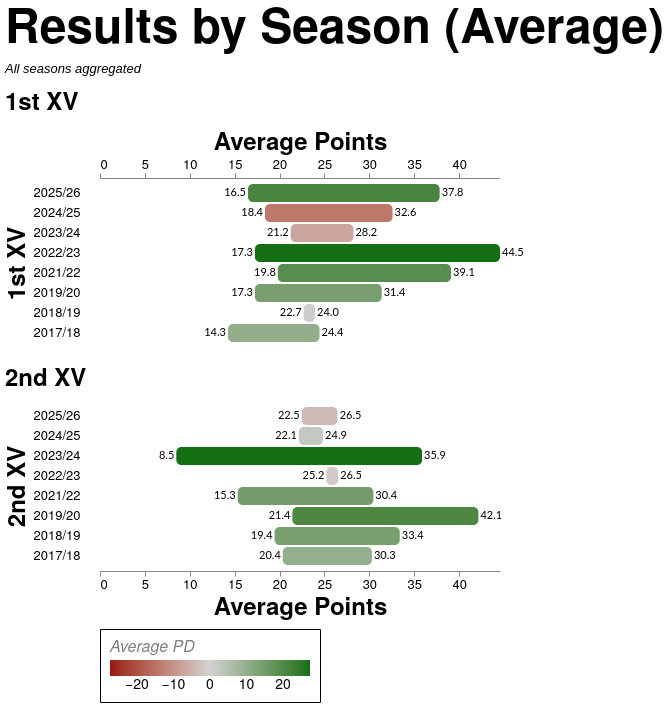

Source (Vega-Lite JSON):
### Vega-Lite specification from a JSON file in a GitHub repository (floating-point values rounded to 4 significant figures)
{"config": {"axis": {"labelFont": "PT Sans Narrow, Helvetica Neue, Helvetica, Arial, sans-serif", "titleFont": "PT Sans Narrow, Helvetica Neue, Helvetica, Arial, sans-serif", "labelFontSize": 13, "titleFontSize": 24, "gridColor": "#202947", "gridOpacity": 0.2, "zindex": 1}, "text": {"font": "Lato, sans-serif"}, "bar": {"cornerRadiusEnd": 5}, "header": {"labelFont": "PT Sans Narrow, Helvetica Neue, Helvetica, Arial, sans-serif", "titleFont": "PT Sans Narrow, Helvetica Neue, Helvetica, Arial, sans-serif", "labelFontSize": 24, "titleFontSize": 28, "labelFontWeight": "bold", "orient": "left"}, "legend": {"labelFont": "PT Sans Narrow, Helvetica Neue, Helvetica, Arial, sans-serif", "titleFont": "PT Sans Narrow, Helvetica Neue, Helvetica, Arial, sans-serif", "labelFontSize": 14, "titleFontSize": 16, "titlePadding": 5, "fillColor": "white", "strokeColor": "black", "padding": 10, "titleFontWeight": "lighter", "titleFontStyle": "italic", "titleColor": "gray", "offset": 10}, "title": {"font": "PT Sans Narrow, Helvetica Neue, Helvetica, Arial, sans-serif", "fontSize": 48, "fontWeight": "bold", "anchor": "start", "align": "center", "titlePadding": 20, "subtitlePadding": 10, "subtitleFontSize": 13, "subtitleColor": "", "subtitleFontStyle": "italic", "offset": 15, "color": "black"}, "axisX": {"labelAngle": 0}, "facet": {"title": null, "header": null, "align": {"row": "each", "column": "each"}, "spacing": 10}, "resolve": {"scale": {"y": "independent", "facet": "independent"}}, "background": "transparent", "scale": {"offsetBandPaddingOuter": 0.2, "offsetBandPaddingInner": 0.1}, "view": {"stroke": null, "background": "transparent", "strokeWidth": 0}}, "vconcat": [{"layer": [{"mark": {"type": "bar"}, "encoding": {"color": {"field": "margin", "legend": {"orient": "bottom", "title": "Average PD"}, "scale": {"domain": [-27.38, 0, 27.38], "range": ["#981515", "lightgray", "#146f14"]}, "type": "quantitative"}, "detail": {"field": "season", "type": "nominal"}, "tooltip": [{"field": "squad", "title": "Squad", "type": "nominal"}, {"field": "season", "title": "Season", "type": "nominal"}, {"field": "avg_pf", "format": ".1f", "title": "Avg Points For", "type": "quantitative"}, {"field": "avg_pa", "format": ".1f", "title": "Avg Points Against", "type": "quantitative"}, {"field": "margin", "format": "+.1f", "title": "Avg Margin", "type": "quantitative"}, {"field": "wins", "title": "Wins", "type": "quantitative"}, {"field": "losses", "title": "Losses", "type": "quantitative"}, {"field": "draws", "title": "Draws", "type": "quantitative"}, {"field": "total_games", "title": "Games", "type": "quantitative"}], "x": {"axis": {"grid": false, "offset": 5, "orient": "top"}, "field": "avg_pf", "scale": {"domain": [0, 44.55]}, "title": "Average Points", "type": "quantitative"}, "x2": {"field": "avg_pa"}, "y": {"axis": {"domain": false, "labelLimit": 120, "labelPadding": 12, "offset": 8, "orient": "left", "ticks": false}, "field": "season", "sort": {"field": "sort_key", "op": "min", "order": "ascending"}, "title": "1st XV", "type": "nominal"}}}, {"mark": {"type": "text", "align": "right", "dx": -2, "dy": 0}, "encoding": {"color": {"value": "black"}, "detail": {"field": "season", "type": "nominal"}, "text": {"field": "avg_min", "format": ".1f", "type": "quantitative"}, "tooltip": [{"field": "squad", "title": "Squad", "type": "nominal"}, {"field": "season", "title": "Season", "type": "nominal"}, {"field": "avg_pf", "format": ".1f", "title": "Avg Points For", "type": "quantitative"}, {"field": "avg_pa", "format": ".1f", "title": "Avg Points Against", "type": "quantitative"}, {"field": "margin", "format": "+.1f", "title": "Avg Margin", "type": "quantitative"}, {"field": "wins", "title": "Wins", "type": "quantitative"}, {"field": "losses", "title": "Losses", "type": "quantitative"}, {"field": "draws", "title": "Draws", "type": "quantitative"}, {"field": "total_games", "title": "Games", "type": "quantitative"}], "x": {"axis": {"domain": false, "labels": false, "ticks": false, "title": null}, "field": "avg_min", "scale": {"domain": [0, 44.55]}, "title": "Average Points", "type": "quantitative"}, "y": {"axis": null, "field": "season", "sort": {"field": "sort_key", "op": "min", "order": "ascending"}, "type": "nominal"}}}, {"mark": {"type": "text", "align": "left", "dx": 2, "dy": 0}, "encoding": {"color": {"value": "black"}, "detail": {"field": "season", "type": "nominal"}, "text": {"field": "avg_max", "format": ".1f", "type": "quantitative"}, "tooltip": [{"field": "squad", "title": "Squad", "type": "nominal"}, {"field": "season", "title": "Season", "type": "nominal"}, {"field": "avg_pf", "format": ".1f", "title": "Avg Points For", "type": "quantitative"}, {"field": "avg_pa", "format": ".1f", "title": "Avg Points Against", "type": "quantitative"}, {"field": "margin", "format": "+.1f", "title": "Avg Margin", "type": "quantitative"}, {"field": "wins", "title": "Wins", "type": "quantitative"}, {"field": "losses", "title": "Losses", "type": "quantitative"}, {"field": "draws", "title": "Draws", "type": "quantitative"}, {"field": "total_games", "title": "Games", "type": "quantitative"}], "x": {"axis": {"domain": false, "labels": false, "ticks": false, "title": null}, "field": "avg_max", "scale": {"domain": [0, 44.55]}, "title": null, "type": "quantitative"}, "y": {"axis": {"domain": false, "labels": false, "offset": 8, "orient": "right", "ticks": false, "title": null}, "field": "season", "sort": {"field": "sort_key", "op": "min", "order": "ascending"}, "type": "nominal"}}}], "data": {"name": "data-f36e38b673e2375087e330c0403fd415"}, "resolve": {"scale": {"x": "independent"}}, "title": {"text": "1st XV", "anchor": "start", "fontSize": 24}, "width": 400}, {"layer": [{"mark": {"type": "bar"}, "encoding": {"color": {"field": "margin", "legend": null, "scale": {"domain": [-27.38, 0, 27.38], "range": ["#981515", "lightgray", "#146f14"]}, "type": "quantitative"}, "detail": {"field": "season", "type": "nominal"}, "tooltip": [{"field": "squad", "title": "Squad", "type": "nominal"}, {"field": "season", "title": "Season", "type": "nominal"}, {"field": "avg_pf", "format": ".1f", "title": "Avg Points For", "type": "quantitative"}, {"field": "avg_pa", "format": ".1f", "title": "Avg Points Against", "type": "quantitative"}, {"field": "margin", "format": "+.1f", "title": "Avg Margin", "type": "quantitative"}, {"field": "wins", "title": "Wins", "type": "quantitative"}, {"field": "losses", "title": "Losses", "type": "quantitative"}, {"field": "draws", "title": "Draws", "type": "quantitative"}, {"field": "total_games", "title": "Games", "type": "quantitative"}], "x": {"axis": {"grid": false, "offset": 5, "orient": "bottom"}, "field": "avg_pf", "scale": {"domain": [0, 44.55]}, "title": "Average Points", "type": "quantitative"}, "x2": {"field": "avg_pa"}, "y": {"axis": {"domain": false, "labelLimit": 120, "labelPadding": 12, "offset": 8, "orient": "left", "ticks": false}, "field": "season", "sort": {"field": "sort_key", "op": "min", "order": "ascending"}, "title": "2nd XV", "type": "nominal"}}}, {"mark": {"type": "text", "align": "right", "dx": -2, "dy": 0}, "encoding": {"color": {"value": "black"}, "detail": {"field": "season", "type": "nominal"}, "text": {"field": "avg_min", "format": ".1f", "type": "quantitative"}, "tooltip": [{"field": "squad", "title": "Squad", "type": "nominal"}, {"field": "season", "title": "Season", "type": "nominal"}, {"field": "avg_pf", "format": ".1f", "title": "Avg Points For", "type": "quantitative"}, {"field": "avg_pa", "format": ".1f", "title": "Avg Points Against", "type": "quantitative"}, {"field": "margin", "format": "+.1f", "title": "Avg Margin", "type": "quantitative"}, {"field": "wins", "title": "Wins", "type": "quantitative"}, {"field": "losses", "title": "Losses", "type": "quantitative"}, {"field": "draws", "title": "Draws", "type": "quantitative"}, {"field": "total_games", "title": "Games", "type": "quantitative"}], "x": {"axis": {"domain": false, "labels": false, "ticks": false, "title": null}, "field": "avg_min", "scale": {"domain": [0, 44.55]}, "title": "Average Points", "type": "quantitative"}, "y": {"axis": null, "field": "season", "sort": {"field": "sort_key", "op": "min", "order": "ascending"}, "type": "nominal"}}}, {"mark": {"type": "text", "align": "left", "dx": 2, "dy": 0}, "encoding": {"color": {"value": "black"}, "detail": {"field": "season", "type": "nominal"}, "text": {"field": "avg_max", "format": ".1f", "type": "quantitative"}, "tooltip": [{"field": "squad", "title": "Squad", "type": "nominal"}, {"field": "season", "title": "Season", "type": "nominal"}, {"field": "avg_pf", "format": ".1f", "title": "Avg Points For", "type": "quantitative"}, {"field": "avg_pa", "format": ".1f", "title": "Avg Points Against", "type": "quantitative"}, {"field": "margin", "format": "+.1f", "title": "Avg Margin", "type": "quantitative"}, {"field": "wins", "title": "Wins", "type": "quantitative"}, {"field": "losses", "title": "Losses", "type": "quantitative"}, {"field": "draws", "title": "Draws", "type": "quantitative"}, {"field": "total_games", "title": "Games", "type": "quantitative"}], "x": {"axis": {"domain": false, "labels": false, "ticks": false, "title": null}, "field": "avg_max", "scale": {"domain": [0, 44.55]}, "title": null, "type": "quantitative"}, "y": {"axis": {"domain": false, "labels": false, "offset": 8, "orient": "right", "ticks": false, "title": null}, "field": "season", "sort": {"field": "sort_key", "op": "min", "order": "ascending"}, "type": "nominal"}}}], "data": {"name": "data-a0126f49e0e51fa519be866007827187"}, "resolve": {"scale": {"x": "independent"}}, "title": {"text": "2nd XV", "anchor": "start", "fontSize": 24}, "width": 400}], "resolve": {"scale": {"color": "shared", "x": "independent", "y": "shared"}}, "spacing": 24, "title": {"text": "Results by Season (Average)", "subtitle": ["All seasons aggregated"]}, "$schema": "https://vega.github.io/schema/vega-lite/v5.20.1.json", "datasets": {"data-f36e38b673e2375087e330c0403fd415": [{"season": "2025/26", "squad": "1st", "avg_pf": 37.83, "avg_pa": 16.48, "wins": 18, "losses": 5, "draws": 0, "total_games": 23, "margin": 21.35, "avg_min": 16.48, "avg_max": 37.83, "dominant_result": "W", "season_start": 2025, "squad_order": 0, "sort_key": 0}, {"season": "2024/25", "squad": "1st", "avg_pf": 18.38, "avg_pa": 32.58, "wins": 4, "losses": 19, "draws": 1, "total_games": 24, "margin": -14.21, "avg_min": 18.38, "avg_max": 32.58, "dominant_result": "L", "season_start": 2024, "squad_order": 0, "sort_key": 1}, {"season": "2023/24", "squad": "1st", "avg_pf": 21.23, "avg_pa": 28.23, "wins": 9, "losses": 17, "draws": 0, "total_games": 26, "margin": -7.0, "avg_min": 21.23, "avg_max": 28.23, "dominant_result": "L", "season_start": 2023, "squad_order": 0, "sort_key": 2}, {"season": "2022/23", "squad": "1st", "avg_pf": 44.55, "avg_pa": 17.25, "wins": 17, "losses": 3, "draws": 0, "total_games": 20, "margin": 27.3, "avg_min": 17.25, "avg_max": 44.55, "dominant_result": "W", "season_start": 2022, "squad_order": 0, "sort_key": 3}, {"season": "2021/22", "squad": "1st", "avg_pf": 39.1, "avg_pa": 19.8, "wins": 16, "losses": 4, "draws": 0, "total_games": 20, "margin": 19.3, "avg_min": 19.8, "avg_max": 39.1, "dominant_result": "W", "season_start": 2021, "squad_order": 0, "sort_key": 4}, {"season": "2019/20", "squad": "1st", "avg_pf": 31.38, "avg_pa": 17.25, "wins": 12, "losses": 4, "draws": 0, "total_games": 16, "margin": 14.12, "avg_min": 17.25, "avg_max": 31.38, "dominant_result": "W", "season_start": 2019, "squad_order": 0, "sort_key": 5}, {"season": "2018/19", "squad": "1st", "avg_pf": 23.95, "avg_pa": 22.67, "wins": 7, "losses": 13, "draws": 1, "total_games": 21, "margin": 1.286, "avg_min": 22.67, "avg_max": 23.95, "dominant_result": "L", "season_start": 2018, "squad_order": 0, "sort_key": 6}, {"season": "2017/18", "squad": "1st", "avg_pf": 24.45, "avg_pa": 14.25, "wins": 13, "losses": 7, "draws": 0, "total_games": 20, "margin": 10.2, "avg_min": 14.25, "avg_max": 24.45, "dominant_result": "W", "season_start": 2017, "squad_order": 0, "sort_key": 7}], "data-a0126f49e0e51fa519be866007827187": [{"season": "2025/26", "squad": "2nd", "avg_pf": 22.47, "avg_pa": 26.47, "wins": 9, "losses": 6, "draws": 0, "total_games": 15, "margin": -4.0, "avg_min": 22.47, "avg_max": 26.47, "dominant_result": "W", "season_start": 2025, "squad_order": 1, "sort_key": 0}, {"season": "2024/25", "squad": "2nd", "avg_pf": 24.85, "avg_pa": 22.15, "wins": 11, "losses": 9, "draws": 0, "total_games": 20, "margin": 2.7, "avg_min": 22.15, "avg_max": 24.85, "dominant_result": "W", "season_start": 2024, "squad_order": 1, "sort_key": 1}, {"season": "2023/24", "squad": "2nd", "avg_pf": 35.88, "avg_pa": 8.5, "wins": 16, "losses": 0, "draws": 0, "total_games": 16, "margin": 27.38, "avg_min": 8.5, "avg_max": 35.88, "dominant_result": "W", "season_start": 2023, "squad_order": 1, "sort_key": 2}, {"season": "2022/23", "squad": "2nd", "avg_pf": 25.2, "avg_pa": 26.53, "wins": 7, "losses": 7, "draws": 1, "total_games": 15, "margin": -1.333, "avg_min": 25.2, "avg_max": 26.53, "dominant_result": "D", "season_start": 2022, "squad_order": 1, "sort_key": 3}, {"season": "2021/22", "squad": "2nd", "avg_pf": 30.44, "avg_pa": 15.33, "wins": 14, "losses": 4, "draws": 0, "total_games": 18, "margin": 15.11, "avg_min": 15.33, "avg_max": 30.44, "dominant_result": "W", "season_start": 2021, "squad_order": 1, "sort_key": 4}, {"season": "2019/20", "squad": "2nd", "avg_pf": 42.14, "avg_pa": 21.43, "wins": 7, "losses": 0, "draws": 0, "total_games": 7, "margin": 20.71, "avg_min": 21.43, "avg_max": 42.14, "dominant_result": "W", "season_start": 2019, "squad_order": 1, "sort_key": 5}, {"season": "2018/19", "squad": "2nd", "avg_pf": 33.39, "avg_pa": 19.44, "wins": 13, "losses": 5, "draws": 0, "total_games": 18, "margin": 13.94, "avg_min": 19.44, "avg_max": 33.39, "dominant_result": "W", "season_start": 2018, "squad_order": 1, "sort_key": 6}, {"season": "2017/18", "squad": "2nd", "avg_pf": 30.29, "avg_pa": 20.36, "wins": 8, "losses": 6, "draws": 0, "total_games": 14, "margin": 9.929, "avg_min": 20.36, "avg_max": 30.29, "dominant_result": "W", "season_start": 2017, "squad_order": 1, "sort_key": 7}]}}
